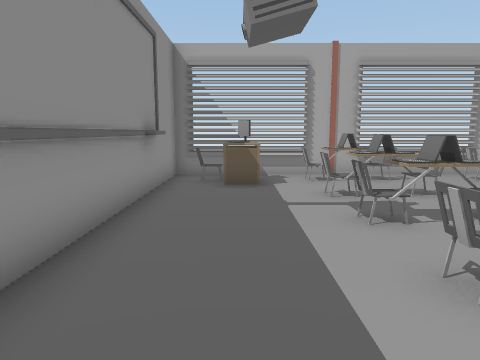
view 1 (above)

24 first-person views from a walk through a Unity game level. The camera is 1.4 m above the floor, tilts 8° down and sees 70° across. Doors are open. The floor is counted in squares, 1 m on a side. Each view is taken from the middle of a square. On the plan, view 1 faces up. The plan holds only what a view shows up to about 15 squares ahead; the rest is blank. The place goes on beyond the plan. The player character is not drawn.

view 2
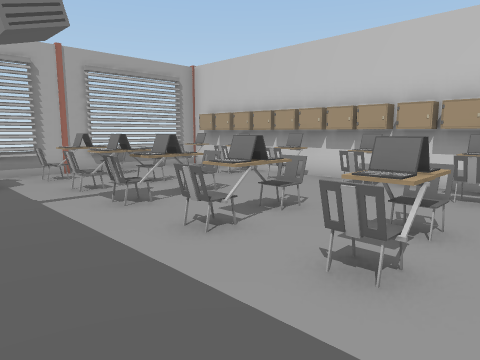

view 3
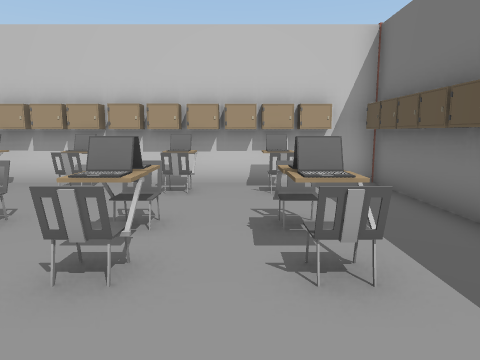

view 4
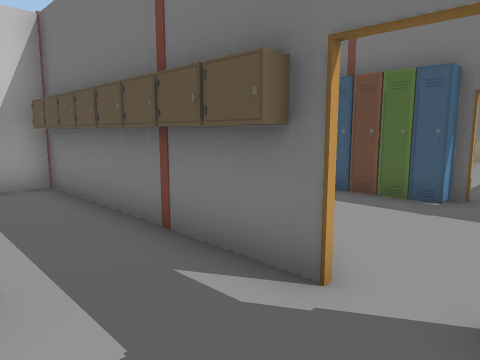

view 5
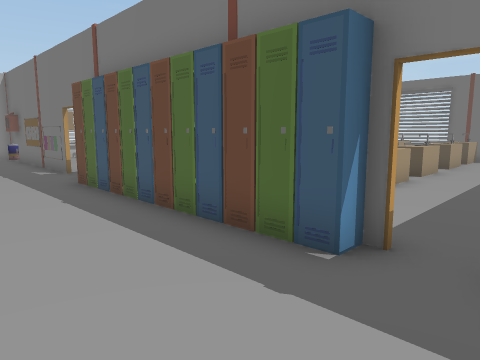

view 6
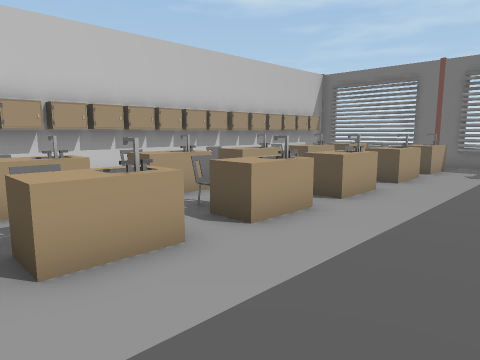

view 7
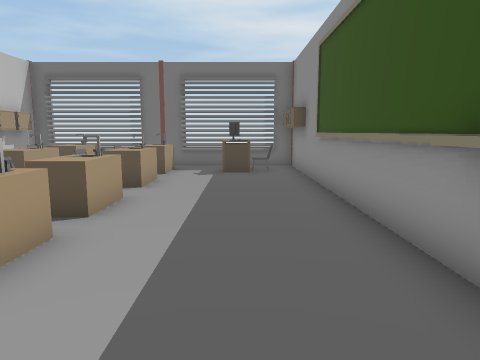

view 8
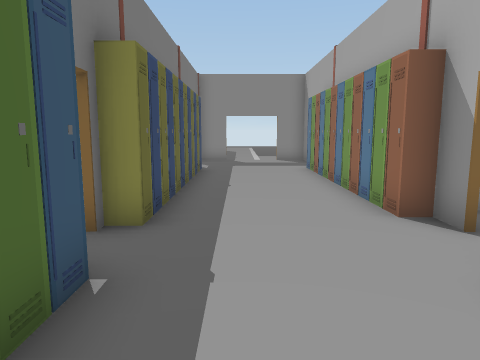

view 9
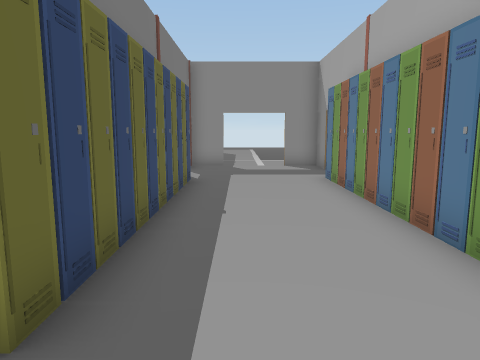

view 10
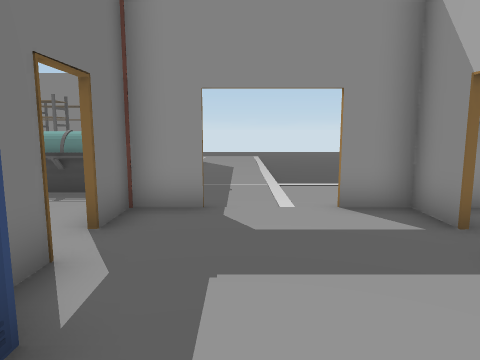

view 11
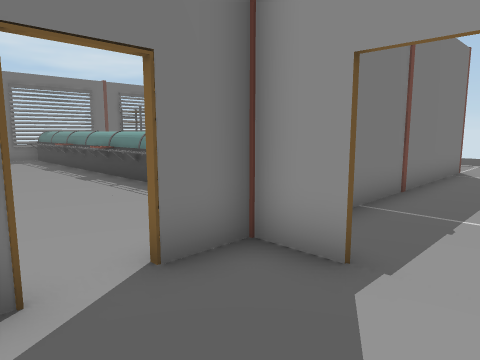

view 12
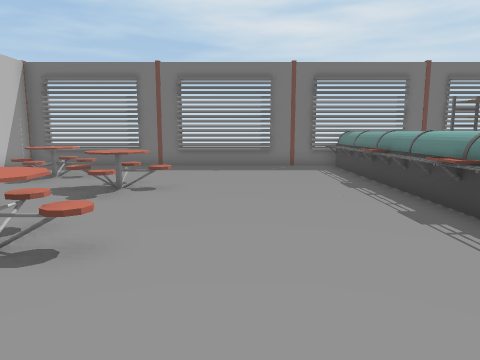

view 13
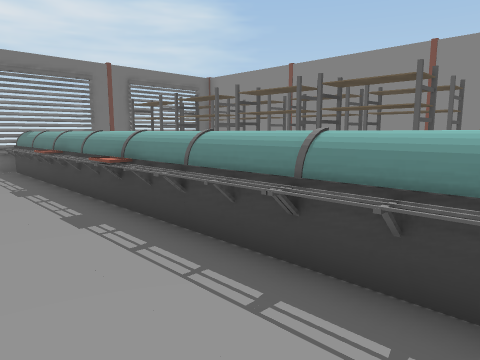

view 14
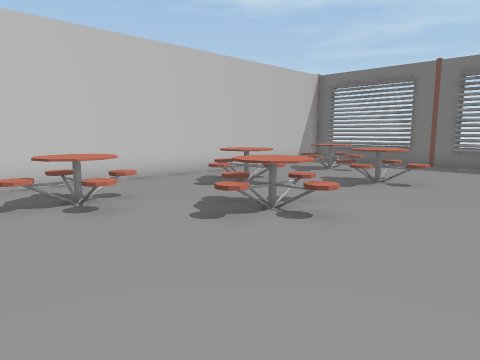

view 15
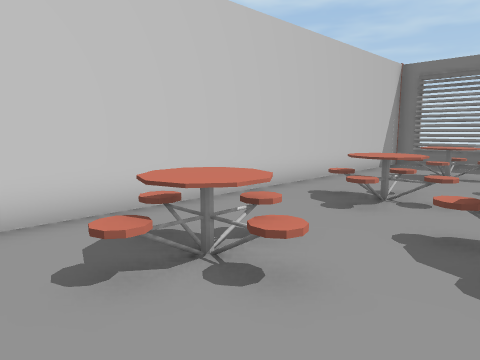

view 16
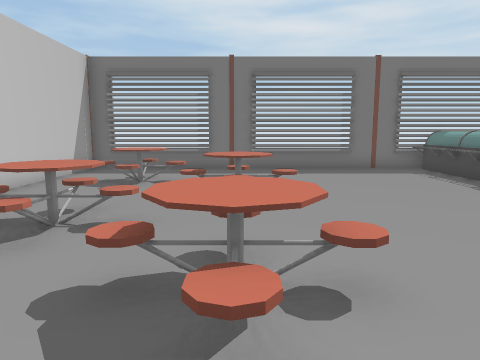

view 17
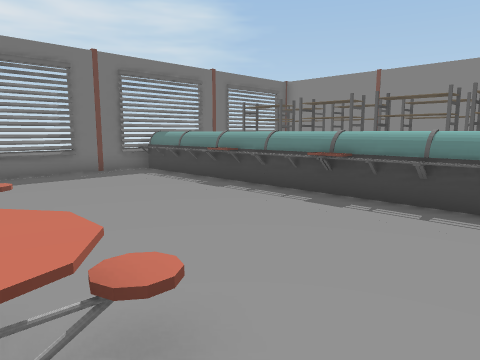

view 18
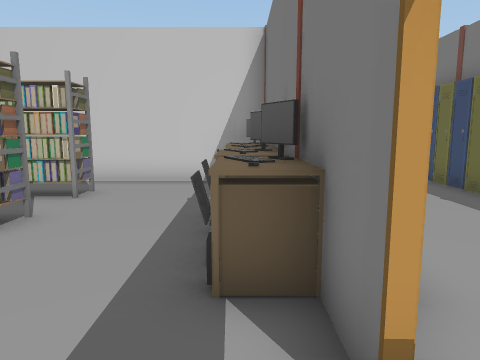

view 19
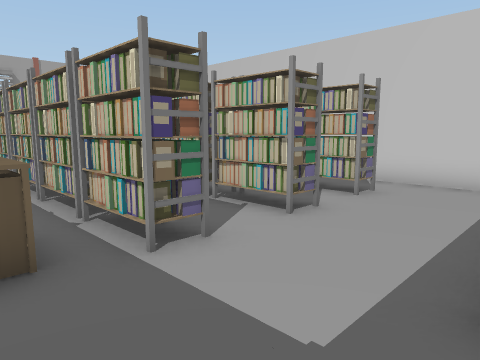

view 20
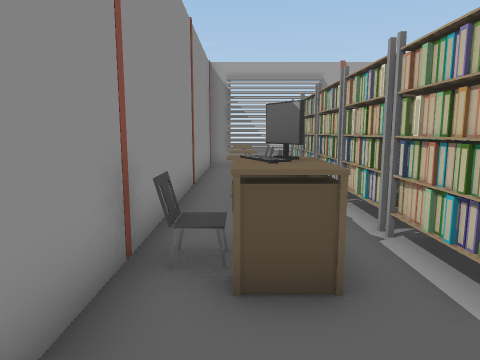

view 21
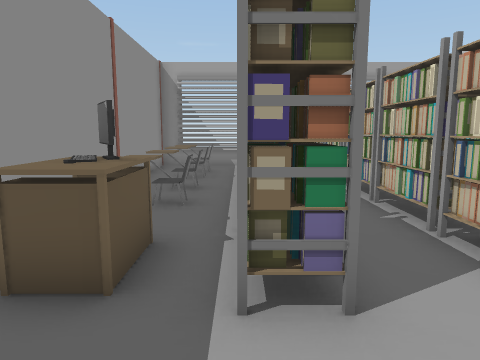

view 22
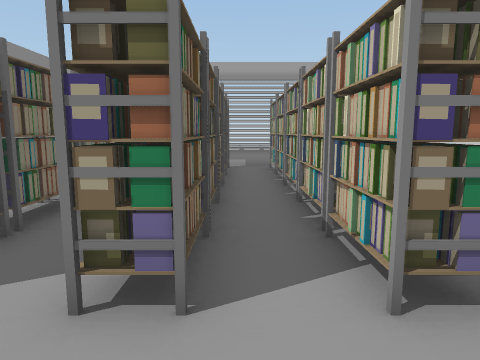

view 23
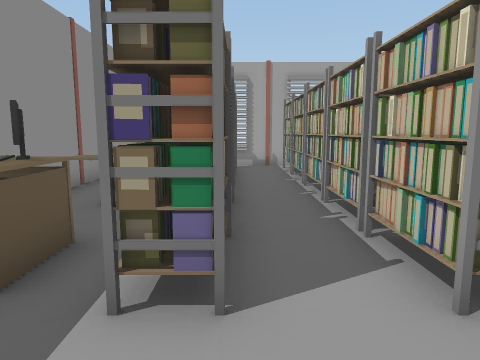

view 24
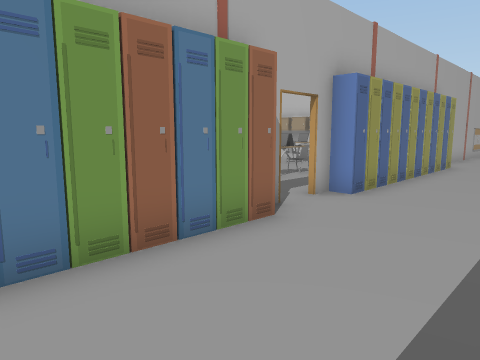

### Floor plan
Points are (right, up) in squares from view 1. A wall is a line through its corners. A room is listed if a view was taken in it or the views show most of it. See-through windows are left out.
Room 1 (views 1, 2, 3, 4, 5, 6, 7, 8, 9, 10, 11, 12, 13, 14, 15, 16, 17, 18, 19, 20, 21, 22, 23, 24)
walls: (-2.3, -4.5) (-2.3, 3.8); (-10.6, -10.1) (-9.9, -10.1); (-0.6, -4.8) (-1.5, -4.8); (-1.8, -14.6) (-1.8, -15.4); (-2.2, -14.9) (-2.2, -23.5); (-10.6, -4.7) (-9.5, -4.7); (-11.8, -4.8) (-13.3, -4.8) (-13.3, -6.2); (-13.3, -8.6) (-13.3, -10.1) (-11.8, -10.1); (-2.3, -23.5) (-2.3, -11.9); (-1.5, -26.3) (-0.4, -26.3); (-1.8, 8.4) (-1.8, 7.4); (0.6, -26.3) (4.1, -26.3); (-24, -14.1) (-24, -21.5); (-15.1, -26.3) (-2.5, -26.3); (-4.6, 11.3) (-13.3, 11.3) (-13.3, -1.4); (7.6, -26.3) (8.5, -26.3); (-19.5, -26.3) (-17.8, -26.3); (8.1, 11.3) (-2.2, 11.3) (-2.2, 2.9)
ways out: open door at (-24, -13); open door at (-13, -7.5); open door at (-11, -10); open door at (-11, -5); open door at (0, -5)
objects: rack (-22, -24) to (-21, -22); rack (-22, -21) to (-21, -19); rack (-22, -18) to (-21, -17); rack (-22, -16) to (-21, -14); rack (-19, -24) to (-19, -22); rack (-19, -21) to (-19, -19); rack (-19, -18) to (-19, -17); rack (-19, -16) to (-19, -14); other object (-16, -25) to (-15, -24); other object (-16, -23) to (-15, -22); other object (-16, -21) to (-15, -20); other object (-16, -19) to (-15, -18); other object (-16, -17) to (-15, -16); other object (-16, -15) to (-15, -14); other object (-16, -13) to (-15, -13); other object (-16, -12) to (-15, -11); other object (-15, -22) to (-15, -21); other object (-15, -18); chair (-13, 1); table (-12, 0) to (-11, 0); computer (-12, 1); chair (-12, 3) to (-12, 4); chair (-12, 5) to (-12, 6); chair (-12, 7) to (-12, 8); other object (-12, 9) to (-12, 10); computer (-11, 1); rack (-10, 0) to (-9, 2); rack (-10, 2) to (-9, 4); rack (-10, 5) to (-9, 6); rack (-10, 7) to (-9, 8); other object (-10, 9) to (-9, 10); table (-9, -22) to (-7, -19); table (-9, -17) to (-7, -15); locker (-9, -10); locker (-9, -5); computer (-9, -4); locker (-8, -10); locker (-8, -5); chair (-8, -4); locker (-7, -10); locker (-7, -5); computer (-7, -4) to (-6, -4); other object (-7, -3); rack (-7, 0) to (-7, 2); rack (-7, 3) to (-7, 4); rack (-7, 5) to (-7, 6); rack (-7, 7) to (-7, 8); rack (-7, 9) to (-7, 10); table (-6, -24) to (-4, -22); table (-6, -19) to (-4, -17); table (-6, -15) to (-4, -12); locker (-6, -10); locker (-6, -5); locker (-5, -10); locker (-5, -5); other object (-5, -4); rack (-5, 0) to (-4, 1); rack (-5, 2) to (-4, 4); rack (-5, 5) to (-4, 6); rack (-5, 7) to (-4, 8); rack (-5, 9) to (-4, 10); locker (-4, -10); locker (-4, -5); other object (-4, -4); locker (-3, -10); locker (-3, -5); other object (-3, -4); other object (-2, -25); locker (-2, -24); locker (-2, -10); locker (-2, -5); other object (-1, -25) to (-1, -24); locker (-1, -10); chair (-1, 10); table (0, -25); computer (0, -24); table (0, 9); computer (0, 10); locker (1, -10); locker (1, -5); locker (1, -4) to (2, -4); locker (2, -10); locker (2, -5); chair (2, -2) to (3, -2); chair (2, 0) to (2, 1); chair (2, 3); chair (2, 5); chair (2, 7) to (2, 8); chair (2, 10) to (3, 10); table (3, -25) to (3, -24); table (3, -22) to (3, -21); table (3, -19) to (3, -18); table (3, -16) to (3, -15); table (3, -13) to (3, -12); locker (3, -10); locker (3, -5); locker (3, -4); laptop (3, 0); chair (3, 3); laptop (3, 4); laptop (3, 5); laptop (3, 6); laptop (3, 8); other object (4, -24); other object (4, -21); chair (4, -12); locker (4, -5); locker (4, -4); other object (4, -2); chair (4, 1); chair (4, 5) to (4, 6); laptop (4, 7); chair (4, 8); other object (4, 10); locker (5, -5); locker (5, -4); table (6, -25) to (6, -24); table (6, -22) to (6, -21); table (6, -19) to (6, -18); table (6, -16) to (6, -15); table (6, -13) to (6, -12); battery (6, -7); locker (6, -5); locker (6, -4); other object (7, -24); other object (7, -21); other object (7, -18); other object (7, -15); other object (7, -12); locker (7, -5); locker (7, -4); chair (7, -2); chair (7, 0) to (7, 1); laptop (7, 3); chair (7, 5) to (7, 6); chair (7, 7); other object (7, 8); chair (7, 10); locker (8, -25); locker (8, -24); locker (8, -23); locker (8, -22); locker (8, -21); locker (8, -20); locker (8, -19); locker (8, -18); locker (8, -17); locker (8, -16); locker (8, -15); locker (8, -14); locker (8, -13); locker (8, -5); locker (8, -4); locker (8, -3); locker (8, -2); locker (8, -1); locker (8, 0); locker (8, 1); locker (8, 2); locker (8, 3); locker (8, 4); locker (8, 5); locker (8, 6); locker (8, 7); locker (8, 8); locker (8, 9); locker (8, 10)

Positions as (right, up) in squares from view 1, and headings:
1: (0, 0), facing up
2: (-1, -1), facing up-right
3: (-1, -1), facing right
4: (-1, -2), facing down-right
5: (-1, -6), facing down-right
6: (-1, -11), facing down-right
7: (0, -12), facing down
8: (4, -8), facing left
9: (1, -8), facing left
10: (-7, -8), facing left
11: (-10, -7), facing down-left
12: (-11, -12), facing down
13: (-12, -12), facing down-left
14: (-12, -11), facing down-right
15: (-8, -11), facing down-right
16: (-8, -13), facing down
17: (-8, -14), facing down-left
18: (-12, -4), facing right
19: (-12, -4), facing up-right
20: (-12, -3), facing up
21: (-10, -3), facing up
22: (-6, -3), facing up
23: (-9, -3), facing up
24: (-6, -9), facing up-right
